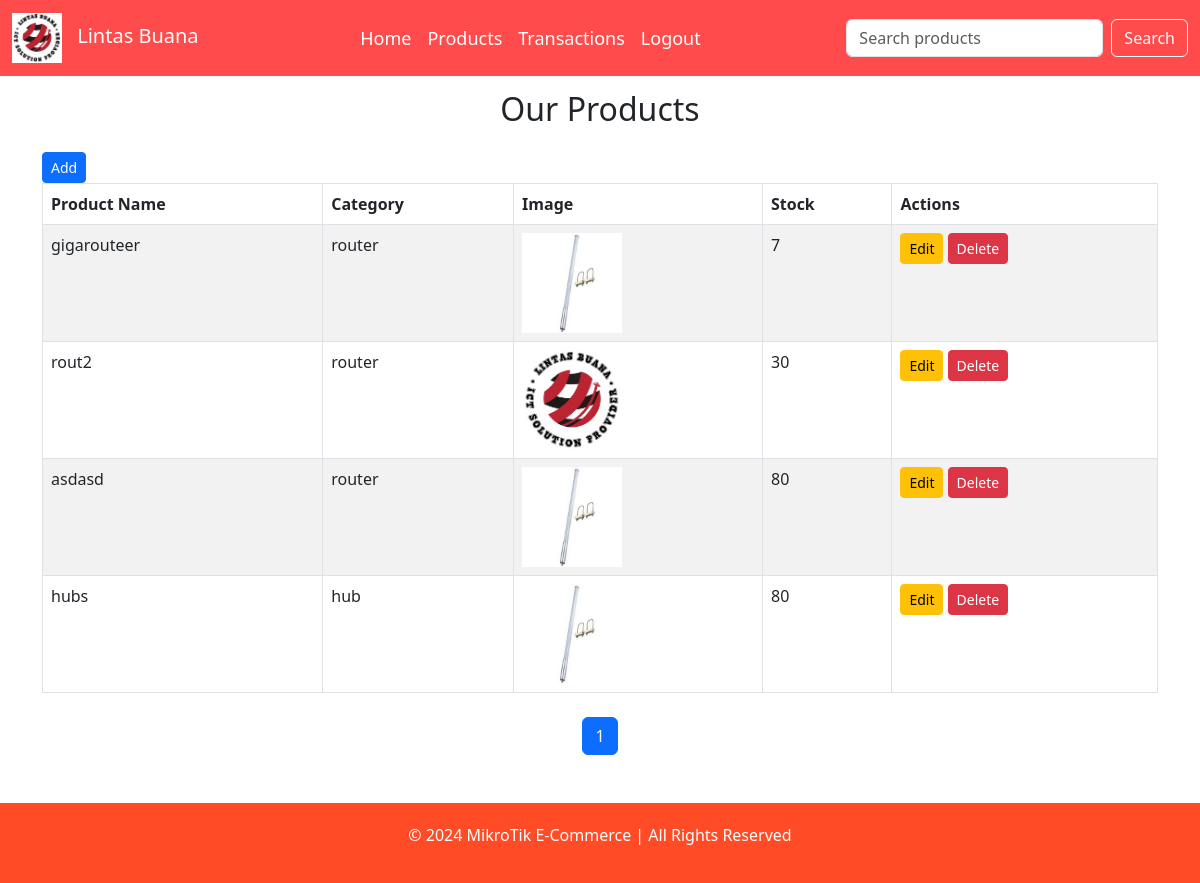
The app's page /admin/products.php (signed in) with its own data.
### tables this page shows
CREATE TABLE `product` (
  `product_id` int(11) NOT NULL,
  `product_name` varchar(100) NOT NULL,
  `product_price` decimal(10,2) NOT NULL,
  `product_description` text DEFAULT NULL,
  `category_id` int(11) DEFAULT NULL,
  `product_image` varchar(255) NOT NULL,
  `product_stock` int(11) DEFAULT NULL
);

CREATE TABLE `category` (
  `category_id` int(11) NOT NULL,
  `category_name` varchar(100) NOT NULL
);

### admin/products.php (the view, shortened to what this page needs)
<?php
$productsPerPage = 8;
$searchQuery = isset($_GET['search']) ? $_GET['search'] : '';
$page = isset($_GET['page']) ? $_GET['page'] : 1;
$startFrom = ($page - 1) * $productsPerPage;
?>
<!DOCTYPE html>
<html lang="en">
<head>
    <link href="style.css" rel="stylesheet">
    <link href="https://cdn.jsdelivr.net/npm/bootstrap@5.3.0-alpha1/dist/css/bootstrap.min.css" rel="stylesheet">
</head>
<body>
    <header>
        <nav class="navbar navbar-expand-lg navbar-dark fixed-top">
            <div class="container-fluid">
                <a class="navbar-brand" href="index.php">
                    <img src="images/logo.jpg" alt="Logo"> Lintas Buana
                </a>
                <div class="collapse navbar-collapse" id="navbarNav">
                    <ul class="navbar-nav ms-auto">
                        <li class="nav-item">
                            <a class="nav-link" href="index.php">Home</a>
                        </li>
                        <li class="nav-item">
                            <a class="nav-link active" href="products.php">Products</a>
                           <?php if(isset($_SESSION['admin'])): ?>
                            <li class="nav-item">
                                <a class="nav-link" href="transactions.php">Transactions</a>
                            </li>
                            <li class="nav-item">
                                <a class="nav-link" href="admin/logout.php">Logout</a>
                            </li>
                        <?php endif; ?>
                    </ul>
                    <form class="d-flex ms-auto" method="GET" action="products.php">
                        <input class="form-control me-2" type="search" placeholder="Search products" aria-label="Search" name="search" value="<?php echo $searchQuery; ?>">
                        <button class="btn btn-outline-light" type="submit">Search</button>
                    </form>
                </div>
            </div>
        </nav>
    </header>
    <section id="products" class="container my-5">
        <h2 class="text-center mb-4">Our Products</h2>
        <a href="add_product_form.php?id=' . $productId . '" class="btn btn-primary btn-sm">Add</a>
        <table class="table table-bordered table-striped">
            <thead>
                <tr>
                    <th>Product Name</th>
                    <th>Category</th>
                    <th>Image</th>
                    <th>Stock</th>
                    <th>Actions</th>
                </tr>
            </thead>
            <tbody>
                <?php
                include 'config.php';
                if ($searchQuery != '') {
                    $query = "SELECT p.product_id, p.product_name, p.product_image, p.product_stock, c.category_name
                              FROM product p
                              JOIN category c ON p.category_id = c.category_id
                              WHERE p.product_name LIKE '%$searchQuery%' LIMIT $startFrom, $productsPerPage";
                } else {
                    $query = "SELECT p.product_id, p.product_name, p.product_image, p.product_stock, c.category_name
                              FROM product p
                              JOIN category c ON p.category_id = c.category_id
                              LIMIT $startFrom, $productsPerPage";
                }
                $result = mysqli_query($conn, $query);
                if (mysqli_num_rows($result) > 0) {
                    while ($row = mysqli_fetch_assoc($result)) {
                        $productId = $row['product_id'];
                        $productName = $row['product_name'];
                        $categoryName = $row['category_name'];
                        $productImage = $row['product_image'];
                        $productStock = $row['product_stock'];
                        echo '
                        <tr>
                            <td>' . $productName . '</td>
                            <td>' . $categoryName . '</td>
                            <td><img src="' . $productImage . '" alt="' . $productName . '" style="width: 100px; height: 100px; object-fit: cover;"></td>
                            <td>' . $productStock . '</td>
                            <td>
                                <a href="edit_product_form.php?id=' . $productId . '" class="btn btn-warning btn-sm">Edit</a>
                                <a href="delete.php?id=' . $productId . '" class="btn btn-danger btn-sm">Delete</a>
                            </td>
                        </tr>';
                    }
                } else {
                    echo '<tr><td colspan="5" class="text-center">No products found.</td></tr>';
                }
                ?>
            </tbody>
        </table>
        <nav aria-label="Page navigation" class="mt-4">
            <ul class="pagination justify-content-center">
                <?php
                if ($searchQuery != '') {
                    $totalQuery = "SELECT COUNT(*) AS total FROM product WHERE product_name LIKE '%$searchQuery%'";
                } else {
                    $totalQuery = "SELECT COUNT(*) AS total FROM product";
                }
                $totalResult = mysqli_query($conn, $totalQuery);
                $totalRow = mysqli_fetch_assoc($totalResult);
                $totalProducts = $totalRow['total'];
                $totalPages = ceil($totalProducts / $productsPerPage);
                for ($i = 1; $i <= $totalPages; $i++) {
                    $activeClass = ($i == $page) ? 'active' : '';
                    echo "<li class='page-item $activeClass'><a class='page-link' href='products.php?page=$i&search=$searchQuery'>$i</a></li>";
                }
                ?>
            </ul>
        </nav>
    </section>
    <footer class="footer">
        <p>&copy; 2024 MikroTik E-Commerce | All Rights Reserved</p>
    </footer>
</body>
</html>

### admin/style.css (style rules this page uses)
body { background-color: #f4f4f4; color: #333; }
header { background-color: #FF4B4B; color: white; padding: 1px 0; }
.navbar.fixed-top { background-color: #FF4B4B !important; color: white; }
.footer { background-color: #FF4B26; color: white; padding: 20px 0; text-align: center; }
.navbar-brand img { width: 50px; height: 50px; margin-right: 10px; }
.navbar-dark .navbar-nav .nav-link { color: #ffffff; font-size: 18px; }

### admin/products.php (style rules this page uses)
body { padding-top: 40px; }

### records on screen
product: product_name "gigarouteer", category.category_name "router", product_image (picture), product_stock "7"
product: product_name "rout2", category.category_name "router", product_image (picture), product_stock "30"
product: product_name "asdasd", category.category_name "router", product_image (picture), product_stock "80"
product: product_name "hubs", category.category_name "hub", product_image (picture), product_stock "80"
